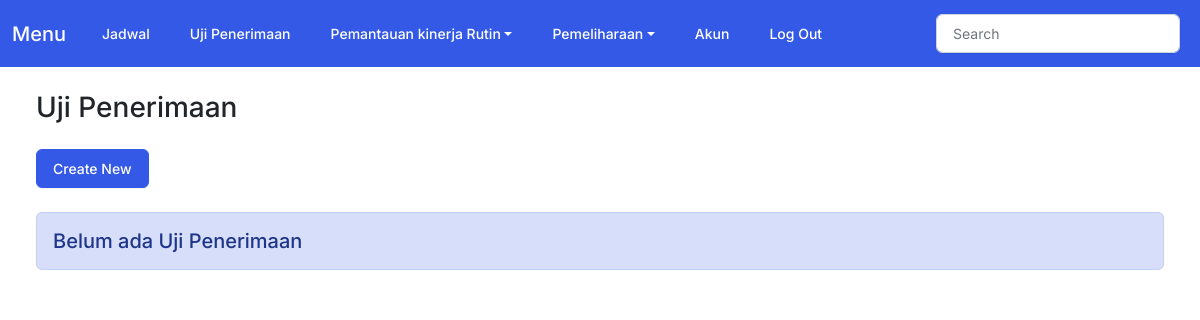
/home_penerimaan (signed in), run on an earlier commit of the app's database.
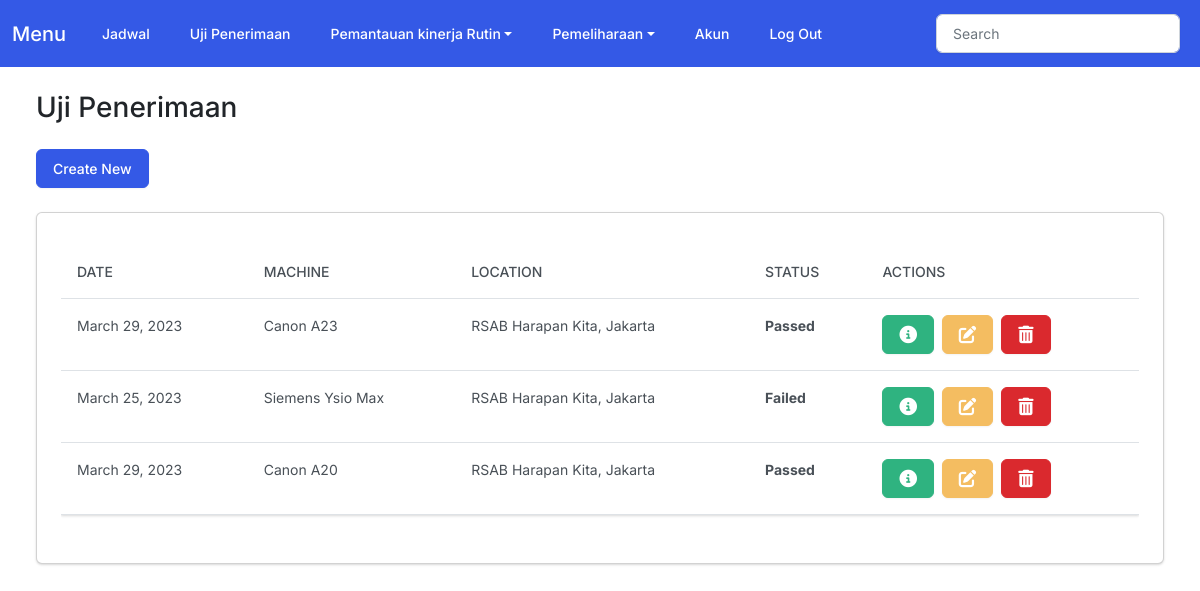
And on a later commit of the database.
### myapp/models.py (models this page shows)
class Penerimaan(models.Model):
    user = models.ForeignKey(User, on_delete=models.CASCADE, null=True)
    task_date = models.DateField(null=True)
    machine = models.CharField(max_length=150)
    location = models.CharField(max_length=150)
    is_passed = models.BooleanField('passed', default=False)
    is_failed = models.BooleanField('failed', default=False)

### myapp/views.py (the view)
# urls.py: path('home_penerimaan', views.home_penerimaan, name='home_penerimaan'),
@login_required
def home_penerimaan(request):
    penerimaan = Penerimaan.objects.filter(user=request.user)
    return render(request, 'myapp/penerimaan.html', {
        'penerimaan': penerimaan
    })

### myapp/templates/myapp/penerimaan.html (shortened to what this page needs)
{% extends 'myapp/base.html' %}
{% block body %}
<h3 class="m-4">Uji Penerimaan</h3>
<div class="row">
    <div class="col-12">
        <a href="{% url 'add_penerimaan' %}" class="btn btn-primary ms-4 me-4 mb-4">Create New</a>
        {% if penerimaan %}
        <div class="card bg-secondary ms-4 me-4 mb-4">
            <div class="card-body">
                <p class="card-text">
                <div class="table-responsive">
                    <table class="table table-hover">
                        <thead>
                            <tr>
                                <th scope="col">Date</th>
                                <th scope="col">Machine</th>
                                <th scope="col">Location</th>
                                <th scope="col">Status</th>
                                <th scope="col">Actions</th>
                            </tr>
                        </thead>
                        <tbody class="myTable">
                            {% for penerimaan in penerimaan %}
                            <tr>
                                <td>{{penerimaan.task_date}}</td>
                                <td>{{penerimaan.machine}}</td>
                                <td>{{penerimaan.location}}</td>
                                <td> {% if penerimaan.is_passed %}
                                    <strong>Passed</strong>
                                    {% elif penerimaan.is_failed %}
                                    <strong>Failed</strong>
                                    {% else %}
                                    <strong>Pending</strong>
                                    {% endif %}
                                </td>
                                <td>
                                    <button type="button" class="btn btn-success me-1"
                                        href="{% url 'view_penerimaan' penerimaan.id %}" data-bs-toggle="modal"
                                        data-bs-target="#myModal{{penerimaan.id}}">
                                        </button>
                                    <a href="{% url 'edit_penerimaan' penerimaan.id %}" class="btn btn-warning me-1"></a>
                                    <button class="btn btn-danger" data-bs-toggle="modal"
                                        data-bs-target="#delete_penerimaan{{penerimaan.id}}"></button>
                                </td>
                            </tr>
                            {% endfor %}
                        </tbody>
                    </table>
                </div>
                </p>
            </div>
        </div>
        {% else %}
        <h5 class="alert alert-primary ms-4 me-4">Belum ada Uji Penerimaan</h5>
        {% endif %}
    </div>
</div>
{% endblock %}

What changed in the data, as far as the page shows it:
added Penerimaan: task_date "March 29, 2023", machine "Canon A23", location "RSAB Harapan Kita, Jakarta", is_passed "Passed"
added Penerimaan: task_date "March 25, 2023", machine "Siemens Ysio Max", location "RSAB Harapan Kita, Jakarta", is_passed "Failed"
added Penerimaan: task_date "March 29, 2023", machine "Canon A20", location "RSAB Harapan Kita, Jakarta", is_passed "Passed"
Also different on the page:
text no longer shown: "Belum ada Uji Penerimaan"
text now shown: "DATE MACHINE LOCATION STATUS ACTIONS"
